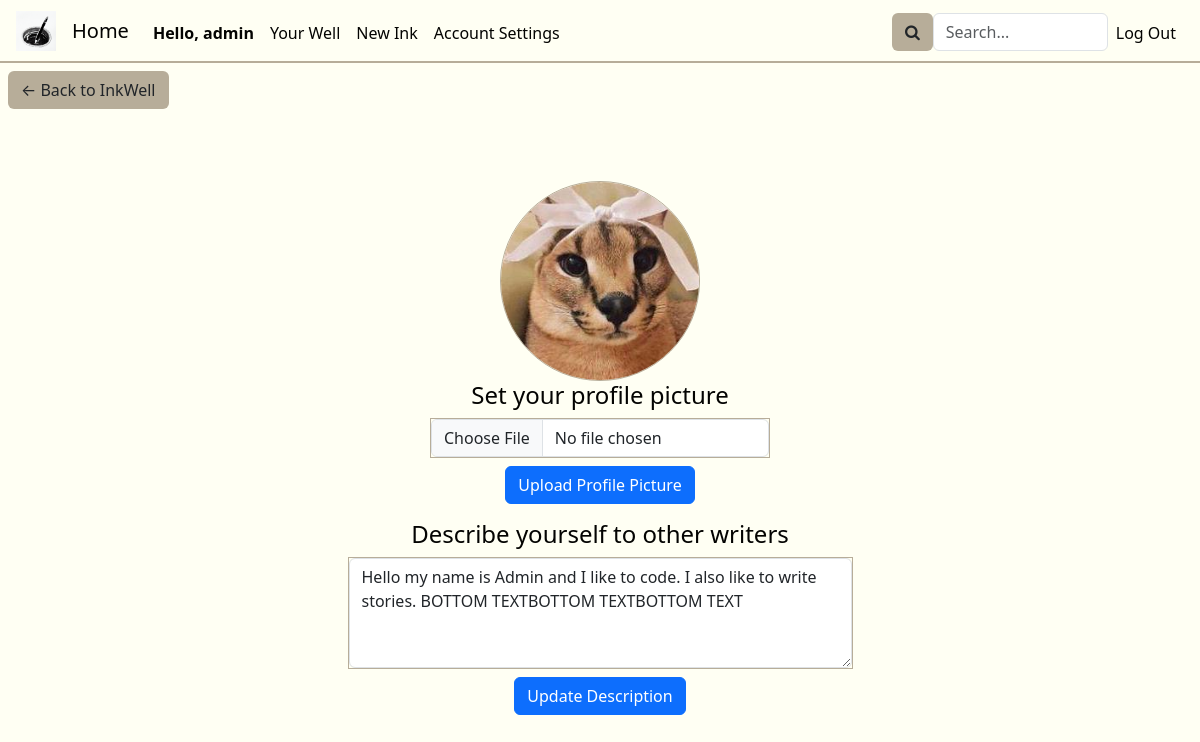
Page /edit_profile (signed in) on the earlier database version.
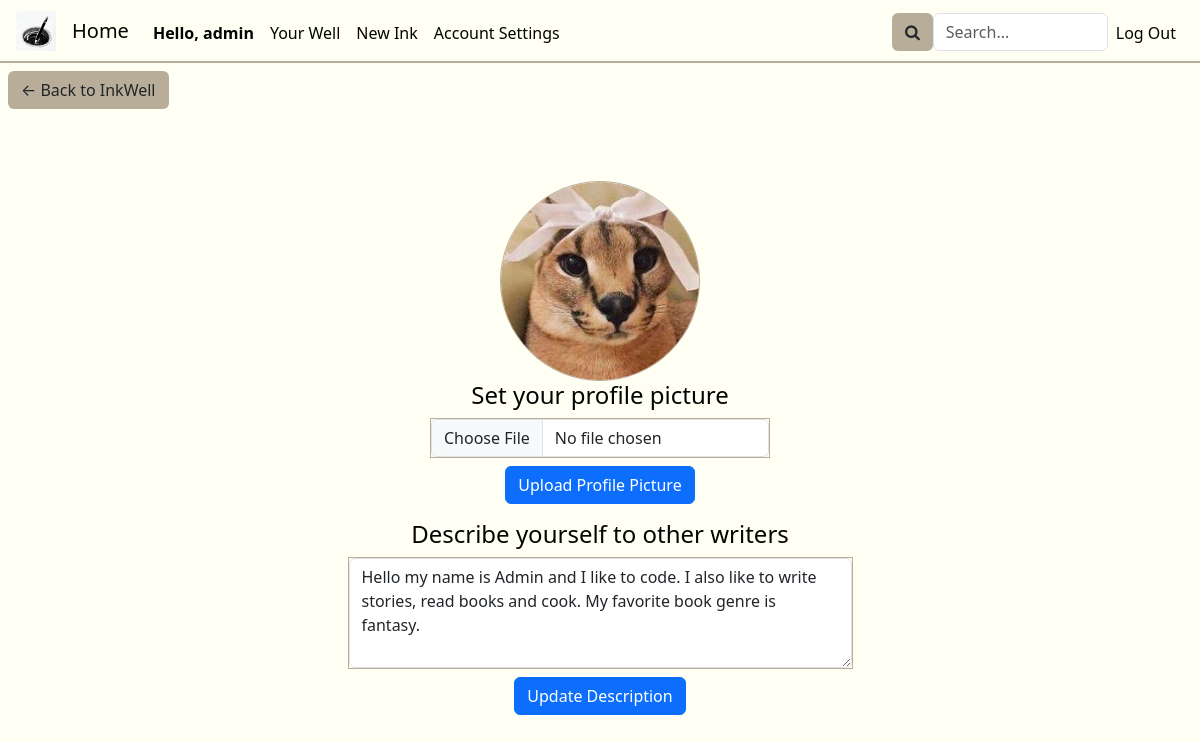
Same page on the later database version.
### inkwell/models.py (models this page shows, shortened)
class User(AbstractUser):
    about = models.CharField(max_length=250, default="")
    profilePicture = models.ImageField(upload_to='', blank=True, null=True)

### inkwell/views.py (the view)
# urls.py: path('edit_profile', views.edit_profile, name='edit_profile'),
@login_required
def edit_profile(request):
    user = request.user
    current_user = User.objects.get(pk=user.pk)
    profilePic = current_user.profilePicture
    if not profilePic:
        profilePic = "no-profile-picture-icon.jpg"
    description = current_user.about
    if request.method == "POST" and "new_profile_picture" in request.FILES:
        newProfilePic = request.FILES.get("new_profile_picture")
        current_user.profilePicture = newProfilePic
        current_user.save()
        profilePic = newProfilePic
    elif request.method == "POST" and "new_description" in request.POST:
        newDescription = request.POST.get("new_description")
        current_user.about = newDescription
        current_user.save()
        description = newDescription
    return render(request, "inkwell/edit_profile.html", {
        "profile_picture": profilePic,
        "description": description,
        "title": "Editing Profile"
    })

### inkwell/templates/inkwell/edit_profile.html (shortened to what this page needs)
{% extends "inkwell/layout.html" %}
{% block body%}
<a href="{% url 'well' username=request.user.username %}"><button class="backToInkView btn btn-khaki">&larr; Back to InkWell</button></a>
<div class="edit-profile-container mt-5 disFdirColAliCen">
    <img class="profile-picture-edit" src="media/{{ profile_picture }}">
    <form class="edit-profile-form disFdirColAliCen" method="post" enctype="multipart/form-data" action="{% url 'edit_profile' %}">
        <h4>Set your profile picture</h4>
        <div class="form-label">
            <input class="form-control" type="file" name="new_profile_picture">
        </div>
        <button class="btn btn-primary" type="submit">Upload Profile Picture</button>
    </form>
    <form class="form disFdirColAliCen mt-3" method="post" action="{% url 'edit_profile' %}">
        <h4>Describe yourself to other writers</h4>
        <div class="form-label">
            <textarea class="form-control description-edit" name="new_description" rows="4" cols="50">{{ description }}</textarea>
        </div>
        <button class="btn btn-primary" type="submit" >Update Description</button>
    </form>
</div>
{% endblock %}

### inkwell/templates/inkwell/layout.html (shortened to what this page needs)
{% load static %}
<!DOCTYPE html>
<html lang="en">
    <head>
        <link href="https://cdn.jsdelivr.net/npm/bootstrap@5.3.2/dist/css/bootstrap.min.css" rel="stylesheet">
        <link href="{% static 'inkwell/styles.css' %}" rel="stylesheet">
        <link rel="stylesheet" href="https://cdnjs.cloudflare.com/ajax/libs/font-awesome/4.7.0/css/font-awesome.min.css">
        <link rel="stylesheet" href="//code.jquery.com/ui/1.12.1/themes/base/jquery-ui.css">
    </head>
    <body>
        <nav class="navbar navbar-expand-lg">
            <img class="nav-logo" src="{% static 'inkwell/inkwell1.ico' %}" width="40px" height="40px">
            <a class="navbar-brand" href="{% url 'index' %}">Home</a>
            <div class="collapse navbar-collapse" id="navbarNav">
                <ul class="navbar-nav d-flex justify-content-start nav-left col">
                    {% if user.is_authenticated %}
                        <li class="nav-item">
                            <span class="nav-link text-center loggedInAs">Hello, {{request.user.username}}</span>
                        </li>
                        <li class="nav-item">
                            <a class="nav-link text-center" href="{% url 'well' username=user.username %}">Your Well</a>
                        </li>
                        <li class="nav-item">
                            <a class="nav-link text-center" href="{% url 'newInk' %}">New Ink</a>
                        </li>
                        <li class="nav-item">
                            <a class="nav-link text-center" href="{% url 'settings' %}">Account Settings</a>
                        </li>
                    {% endif %}
                </ul>
                <ul class="navbar-nav d-flex justify-content-end nav-right col-4">
                    <li class="nav-item">
                        <form class="form" action="{% url 'mainSearch' %}" method="post">
                            <div class="mainSearchFunction">
                                <button class="btn btn-khaki"><i class="fa fa-search"></i></button>
                                <input class="form-control mainSearchQuery-style" placeholder="Search..." type="text" name="mainSearchQuery">
                            </div>
                        </form>
                    </li>
                    {% if user.is_authenticated %}
                        <li class="nav-item">
                            <a class="nav-link" href="{% url 'logout' %}">Log Out</a>
                        </li>
                    {% endif %}
                </ul>
            </div>
          </nav>
        <div class="body">
            {% block body %}
            {% endblock %}
        </div>
    </body>
</html>

Differences in the rows shown:
changed User "admin": new_description "Hello my name is Admin and I like to code. I also like to write stories. BOTTOM TEXTBOTTOM TEXTBOTTOM TEXT" → "Hello my name is Admin and I like to code. I also like to write stories, read books and cook. My favorite book genre is fantasy."
